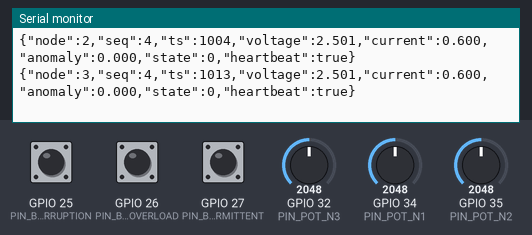
Bench run of a sketch on a simulated ESP32. Shown: the last lines printed to the serial monitor. The test bench sets the inputs (shaded band); at power-on: GPIO 32 (PIN_POT_N3) = 2048, GPIO 34 (PIN_POT_N1) = 2048, GPIO 35 (PIN_POT_N2) = 2048, GPIO 25 (PIN_BTN_INTERRUPTION) HIGH, GPIO 26 (PIN_BTN_OVERLOAD) HIGH, GPIO 27 (PIN_BTN_INTERMITTENT) HIGH (analog values on the 0–4095 scale).

Above: at 1.2 s.
1.3 s: GPIO 32 (PIN_POT_N3) set to 2866
At 1.44 s:
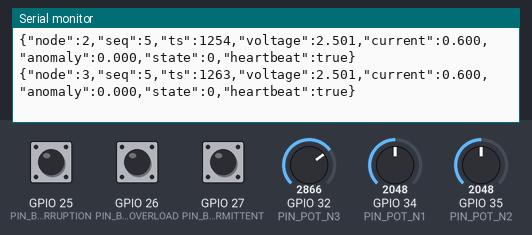
2.8 s: GPIO 34 (PIN_POT_N1) set to 2866
At 2.94 s:
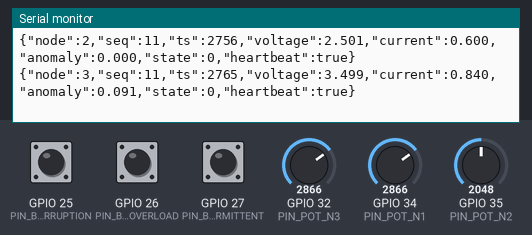
4.3 s: GPIO 35 (PIN_POT_N2) set to 2866
At 4.44 s:
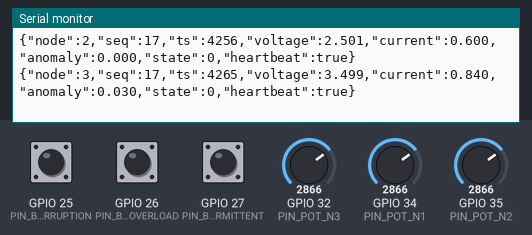
5.8 s: GPIO 25 (PIN_BTN_INTERRUPTION) pulled LOW for 1 s
At 6.18 s:
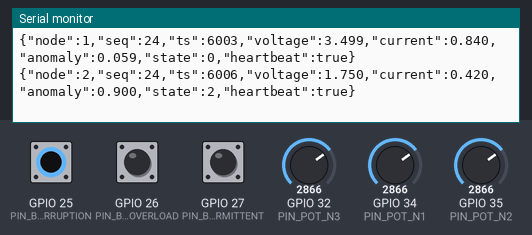
8.3 s: GPIO 26 (PIN_BTN_OVERLOAD) pulled LOW for 1 s
At 8.69 s:
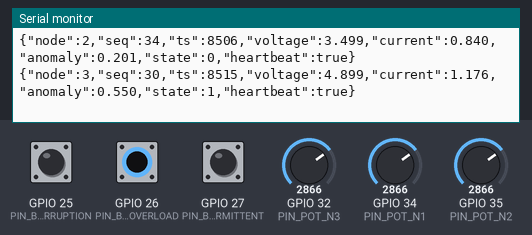
10.8 s: GPIO 27 (PIN_BTN_INTERMITTENT) pulled LOW for 1 s
At 11.19 s:
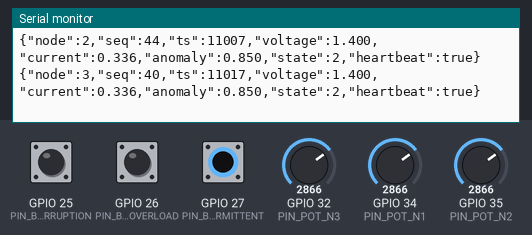
Timing chart, 0 to 13.8 s (numbered marks = the images above; inputs shaded):
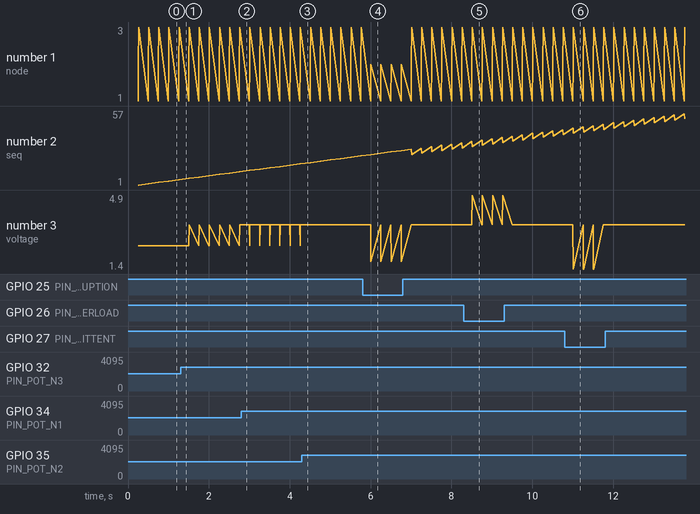

Measured:
- after the input at 5.8 s, the serial monitor: prints a new line after 0.21 s (image 4)
- after the input at 8.3 s, the serial monitor: prints a new line after 0.22 s (image 5)
- after the input at 10.8 s, the serial monitor: prints a new line after 0.21 s (image 6)
- plotted number 3: 2.5 → 3.5 after the input at 1.3 s

The sketch:

single_board_simulator.ino
```cpp
/*
 * BLACKOUT MESH - single-board simulator firmware (ultra-budget tier,
 * ~Rs 300-600 if you already have one ESP32 + breadboard).
 *
 * Emulates a 3-node mesh on ONE ESP32: three potentiometers stand in
 * for N1/N2/N3 voltage, and three buttons trigger fault scenarios
 * directly. No ESP-NOW is used here — everything goes straight out
 * over USB serial as one JSON packet per node per cycle. Pair with:
 *
 *   python backend/run_gateway.py --source serial --port /dev/ttyUSB0
 *
 * and set HARDWARE_NODE_IDS = {"N1", "N2", "N3"} in
 * blackout_mesh/config.py so the backend fills in N4 as a virtual node.
 *
 * Board: "ESP32 Dev Module". See docs/HARDWARE.md for wiring.
 */

#include <math.h>

#define PIN_POT_N1 34
#define PIN_POT_N2 35
#define PIN_POT_N3 32

#define PIN_BTN_INTERRUPTION 25   // hold: feeder interruption between N2-N3
#define PIN_BTN_OVERLOAD     26   // hold: overload at N3
#define PIN_BTN_INTERMITTENT 27   // hold: rapidly toggling fault at N2-N3

#define SEND_INTERVAL_MS 250
#define WARNING_THRESHOLD 0.35f
#define FAULT_THRESHOLD   0.65f
#define BASELINE_WARMUP_MS 5000
#define INTERMITTENT_TOGGLE_MS 600
#define DEBOUNCE_MS 30

struct NodeModel {
  int pin;
  float baselineMean = -1.0f;
  float baselineVar = 0.01f;
  uint32_t seq = 0;
};

// Debounces a momentary button wired to GND (INPUT_PULLUP, active LOW).
// Sample every loop() iteration via read() - a raw transition only
// becomes the reported state once it has held steady for DEBOUNCE_MS,
// filtering out mechanical contact bounce.
struct DebouncedButton {
  int pin;
  bool stableState = false;
  bool rawState = false;
  unsigned long lastChangeMs = 0;

  bool read() {
    bool raw = (digitalRead(pin) == LOW);
    unsigned long now = millis();
    if (raw != rawState) {
      rawState = raw;
      lastChangeMs = now;
    }
    if ((now - lastChangeMs) > DEBOUNCE_MS) {
      stableState = raw;
    }
    return stableState;
  }
};

NodeModel nodes[3] = { {PIN_POT_N1}, {PIN_POT_N2}, {PIN_POT_N3} };
DebouncedButton interruptionButton = {PIN_BTN_INTERRUPTION};
DebouncedButton overloadButton = {PIN_BTN_OVERLOAD};
DebouncedButton intermittentButton = {PIN_BTN_INTERMITTENT};
unsigned long lastSend = 0;
unsigned long bootTime = 0;
bool intermittentToggle = false;
unsigned long lastToggle = 0;

void setup() {
  Serial.begin(115200);
  pinMode(PIN_BTN_INTERRUPTION, INPUT_PULLUP);
  pinMode(PIN_BTN_OVERLOAD, INPUT_PULLUP);
  pinMode(PIN_BTN_INTERMITTENT, INPUT_PULLUP);
  analogReadResolution(12);
  bootTime = millis();
  Serial.println("BLACKOUT MESH single-board simulator ready (N1,N2,N3 -> backend adds virtual N4)");
}

float readVoltageProxy(int pin) {
  int raw = analogRead(pin);
  return (raw / 4095.0f) * 5.0f;
}

void updateBaseline(NodeModel &n, float value) {
  if (n.baselineMean < 0) {
    n.baselineMean = value;
    return;
  }
  bool warming = (millis() - bootTime) < BASELINE_WARMUP_MS;
  float alpha = warming ? 0.3f : 0.02f;
  float deviation = value - n.baselineMean;
  n.baselineMean += alpha * deviation;
  n.baselineVar = (1 - alpha) * (n.baselineVar + alpha * deviation * deviation);
  if (n.baselineVar < 1e-4f) n.baselineVar = 1e-4f;
}

float computeAnomaly(NodeModel &n, float value) {
  float std = sqrt(n.baselineVar);
  float z = fabs(value - n.baselineMean) / max(std, 0.05f);
  float score = z / 4.0f;
  if (score > 1.0f) score = 1.0f;
  if (score < 0.0f) score = 0.0f;
  return score;
}

void sendPacket(int nodeId, NodeModel &n, float voltage, float anomaly, uint8_t state) {
  float current = voltage > 0.1f ? (voltage / 5.0f) * 1.2f : 0.0f;
  Serial.printf(
    "{\"node\":%d,\"seq\":%lu,\"ts\":%lu,\"voltage\":%.3f,\"current\":%.3f,\"anomaly\":%.3f,\"state\":%u,\"heartbeat\":true}\n",
    nodeId, (unsigned long)(++n.seq), millis(), voltage, current, anomaly, state
  );
}

void loop() {
  // Sample/debounce buttons every iteration, independent of the send
  // cadence below, so a transition is never missed or delayed.
  bool interruption = interruptionButton.read();
  bool overload = overloadButton.read();
  bool intermittent = intermittentButton.read();

  if (millis() - lastSend < SEND_INTERVAL_MS) {
    return;
  }
  lastSend = millis();

  if (intermittent && millis() - lastToggle > INTERMITTENT_TOGGLE_MS) {
    intermittentToggle = !intermittentToggle;
    lastToggle = millis();
  }

  for (int i = 0; i < 3; i++) {
    int nodeId = i + 1;  // N1=1, N2=2, N3=3
    float voltage = readVoltageProxy(nodes[i].pin);
    float anomaly = 0.0f;
    uint8_t state = 0;  // 0=NORMAL 1=WARNING 2=FAULT
    bool silence = false;

    if (interruption && nodeId == 3) {
      silence = true;                 // N3 goes offline -> loss of feeder voltage
    } else if (interruption && nodeId == 2) {
      voltage *= 0.5f;
      anomaly = 0.9f;
      state = 2;
    } else if (overload && nodeId == 3) {
      voltage *= 1.4f;
      anomaly = 0.55f;
      state = 1;
    } else if (intermittent && intermittentToggle && (nodeId == 2 || nodeId == 3)) {
      voltage *= 0.4f;
      anomaly = 0.85f;
      state = 2;
    } else {
      updateBaseline(nodes[i], voltage);
      anomaly = computeAnomaly(nodes[i], voltage);
      state = anomaly >= FAULT_THRESHOLD ? 2 : (anomaly >= WARNING_THRESHOLD ? 1 : 0);
    }

    if (silence) continue;  // simply don't send this node's packet -> backend marks it OFFLINE

    sendPacket(nodeId, nodes[i], voltage, anomaly, state);
  }
}
```
